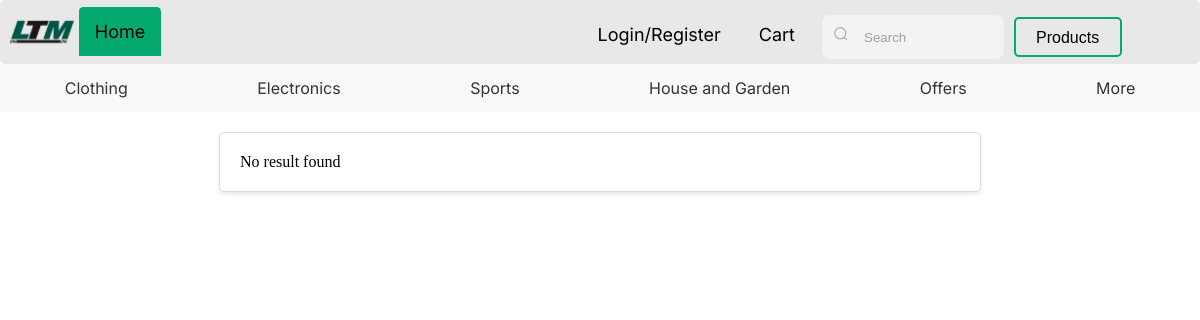
The page /pages/products_page/products.php?category=Clothing on the database as committed earlier.
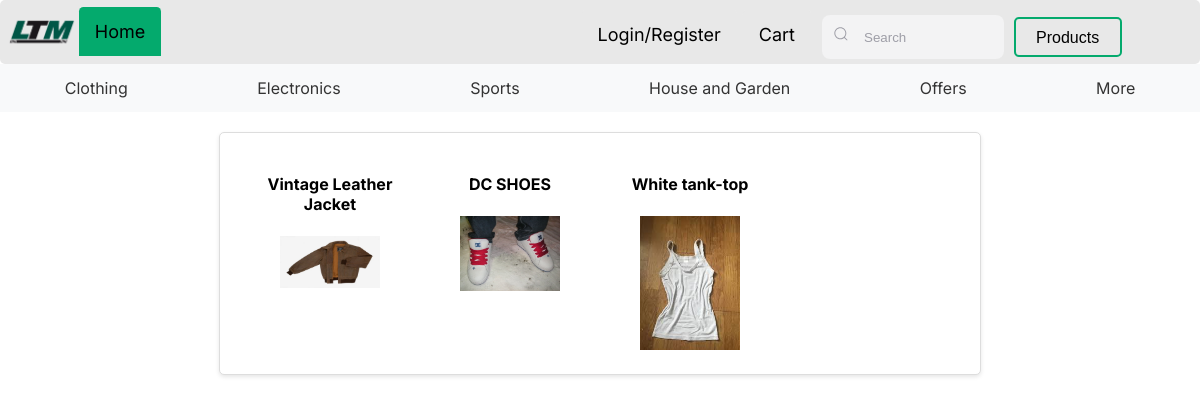
The same page on the database as committed later.
### tables this page shows
CREATE TABLE images(
    id INTEGER PRIMARY KEY AUTOINCREMENT,
    title VARCHAR(50) REFERENCES products(title),
    img_url VARCHAR DEFAULT '../../assets/images.png',--remover isto da db
    carousel_img VARCHAR DEFAULT '../../assets/images.png',
    product_id INTEGER,
    FOREIGN KEY (product_id) REFERENCES products(id)
);

CREATE TABLE products(
    id INTEGER PRIMARY KEY AUTOINCREMENT,
    title VARCHAR(255) NOT NULL,
    description TEXT NOT NULL,
    price DECIMAL(10, 2) NOT NULL,
    condition VARCHAR(50),
    category VARCHAR(100),
    seller_id INT NOT NULL,
    quantity INTEGER DEFAULT 1,
    created_at TIMESTAMP DEFAULT CURRENT_TIMESTAMP,
    updated_at TIMESTAMP DEFAULT CURRENT_TIMESTAMP
);

### pages/products_page/products.php (called while the page is built, shortened)
<?php
require '../../common/index_header.php';
require '../../templates/products_page.php';
$db = getDatabaseConnection();
if (isGetParamSet('category')) {
    $category = $_GET['category'];
    $query = 'SELECT p.id, p.title, i.carousel_img FROM products p JOIN images i ON p.id = i.product_id WHERE p.category = :category';
    $products = fetchDataAll($db, $query, [':category' => $category]);
}
drawHeader();
drawGridSection($results, $products);
?>

### utils/getters.php (called while the page is built, shortened)
<?php
function isGetParamSet($paramName)
{
    return isset($_GET[$paramName]);
}
function fetchDataAll($db, $query, $params = [])
{
    $stmt = $db->prepare($query);
    $stmt->execute($params);
    return $stmt->fetchAll(PDO::FETCH_ASSOC);
}
?>

### templates/products_page.php (the view)
<?php
function drawGridSection($results, $products) {
    echo '<section class="grid-container">';
    if (!empty($results)) {
        foreach ($results as $result) {
            $id = $result['id'];
            echo '<section class="grid-item">';
            echo '<a href="product_profile.php?id=' . $id . '"><h4 style="border: 1px solid red">' . $result['title'] . '</h4></a>';
            $image_url = $result['carousel_img'];
            echo '<a href="product_profile.php?id=' . $id . '"><img src="' . $image_url . '"></a>';
            echo '</section>';
        }
    } elseif (!empty($products)) {
        foreach ($products as $product) {
            $id = $product['id'];
            echo '<section class="grid-item">';
            echo '<a href="product_profile.php?id=' . $id . '"><h4>' . $product['title'] . '</h4></a>';
            $image_url = $product['carousel_img'];
            echo '<a href="product_profile.php?id=' . $id . '"><img src="' . $image_url . '"></a>';
            echo '</section>';
        }
    } else {
        echo 'No result found';
    }
    echo '</section>';
}
?>

### common/index_header.php (shortened to what this page needs)
<?php
require_once '../../utils/getters.php';
function drawHeader()
{
    drawHtmlStart();
    drawHeaderNavigation();
    drawFilters();
}
function drawHtmlStart()
{
    ?>
    <!doctype html>
    <html lang="en">
    <head>
        <link rel="stylesheet" href="../../../css/navstyle.css">
        <link rel="stylesheet" href="../../../css/carousel.css">
        <link rel="stylesheet" href="../../../css/container.css">
        <link rel="stylesheet" href="../../../css/filters.css">
        <link rel="stylesheet" href="../../../css/form.css">
        <link rel="stylesheet" href="../../../css/shopping_cart.css">
    </head>
    <?php
}
function drawHeaderNavigation()
{
    ?>
    <header>
        <?php drawNavbar(); ?>
    </header>
    <?php
}
function drawNavbar()
{
    ?>
    <nav id="navbar">
            <?php drawSidebarItems(); ?>
        <ul>
            <?php drawLogoAndMenuItems(); ?>
        </ul>
    </nav>
    <?php
}
function drawSidebarItems()
{
    ?>
    <?php drawSearch(); ?>
    <?php
}
function drawSearch()
{
    ?>
    <form method="post" action="../products_page/products.php" class="search-form">
        <section class="group">
            <input placeholder="Search" type="text" class="input" name="key">
            <select name="search_type" class="styled-select">
                <option value="products">Products</option>
            </select>
        </section>
    </form>
    <?php
}
function drawLogoAndMenuItems()
{
    ?>
    <li><img src='../../assets/ltm-logo-full.png'></li>
    <li class="hideOnMobile"><a class="active" href="../main_page/index.php">Home</a></li>
    <li class="right hideOnMobile">
    </li>
    <li class="right hideOnMobile">
        <a href="../cart/cart.php">Cart</a>
    </li>
    <?php
    if (isset($_SESSION['username'])) {
        echo '<li class="right hideOnMobile"><a href="../profile/profile.php">Profile</a></li>';
    } else {
        echo '<li class="right hideOnMobile"><a href="../login/register.php">Login/Register</a></li>';
    }
    ?>
    <?php
}
function drawFilters()
{ ?>
    <nav id="filters-bar">
        <ul>
            <li class="hideOnMobile"><a href="../products_page/products.php?category=Clothing">Clothing</a></li>
            <li class="hideOnMobile"><a href="../products_page/products.php?category=Electronics">Electronics</a></li>
            <li class="hideOnMobile"><a href="../products_page/products.php?category=Sports">Sports</a></li>
            <li class="hideOnMobile"><a href="../products_page/products.php?category=Home%20&%20Garden">House and
                    Garden</a></li>
            <li class="hideOnMobile"><a href="../products_page/products.php?category=Offers">Offers</a></li>
            <li class="hideOnMobile"><a href="../products_page/products.php?category=More">More</a></li>
        </ul>
    </nav>
    <?php
}
?>

### css/navstyle.css (style rules this page uses)
#navbar ul { list-style-type: none; margin: 0; padding: 7px; padding-bottom: 0px; padding-right: 70px; overflow: hidden; background-color: #e8e8e8; border-radius: 5px; }
#navbar ul li { float: left; height: 51px; padding-right: 0px; }
#navbar ul li a.active { background-color: #04aa6d; }
#navbar ul li.right { float: right; margin: 3px; }
#navbar ul li a:before { content: ""; position: absolute; left: 50%; transform: translateX(-50%) scaleY(1) scaleX(1.25); top: 100%; width: 140%; height: 180%; background-color: rgba(0, 0, 0, 0.05); border-radius: 50%; display: block; transition: all 0.5s 0.1s cubic-bezier(0.55, 0, 0.1, 1); z-index: -1; }
#navbar ul li a:after { content: ""; position: absolute; left: 55%; transform: translateX(-50%) scaleY(1) scaleX(1.45); top: 180%; width: 160%; height: 190%; background-color: #04aa6d; border-radius: 50%; display: block; transition: all 0.5s 0.1s cubic-bezier(0.55, 0, 0.1, 1); z-index: -1; }
form { margin:0 auto; }
img { padding: 0px; margin: 0px; height: 100%; width: auto; }
.input { width: 100%; height: 40px; line-height: 28px; padding: 0 1rem; padding-left: 2.5rem; border: 2px solid transparent; border-radius: 8px; outline: none; background-color: #f3f3f4; color: #0d0c22; transition: .3s ease; }
.input::placeholder { color: #9e9ea7; }
.icon { position: absolute; left: 1rem; top: 1rem; fill: #9e9ea7; width: 1rem; height: 1rem; }
.search-form { display: flex; align-items: center; }
.group { display: flex; align-items: center; position: relative; max-width: 300px; padding: 5px; }
.group .styled-select { margin-left: 10px; height: 40px; }
.styled-select { appearance: none; -webkit-appearance: none; -moz-appearance: none; padding: 10px 20px; font-size: 16px; border: 2px solid #04aa6d; border-radius: 5px; background-color: #e8e8e8; color: black; cursor: pointer; transition: border-color 0.3s ease; }

### css/container.css (style rules this page uses)
.grid-container { display: grid; width: 60%; margin: 5rem auto; margin-top:2rem; grid-template-columns: repeat(auto-fill, minmax(25%, 1fr)); grid-gap: 0%; }
.grid-item a { font-family: "Inter", sans-serif; display: block; text-align: center; text-decoration: none; color:black; }
.grid-item { overflow: hidden; width: 80%; margin: 0 auto; }
.grid-item img { width: 70%; height: auto; max-width: 100%; transition: width 0.5s, height 0.5s; }

### css/filters.css (style rules this page uses)
#filters-bar ul { list-style-type: none; margin: 0; padding: 0; background-color: #f8f9fa; overflow: hidden; display: grid; grid-auto-flow: column; }
#filters-bar li a { display: block; font-family: "Inter", sans-serif; color: #333; text-align: center; padding: 14px 16px; text-decoration: none; }

### css/shopping_cart.css (style rules this page uses)
.grid-container { max-width: 800px; margin: 20px auto; padding: 20px; background-color: #fff; border: 1px solid #ddd; border-radius: 5px; box-shadow: 0 2px 4px rgba(0, 0, 0, 0.1); }

Rows that differ between the two databases and show on the page:
added images: product.title "Vintage Leather Jacket", carousel_img (picture)
added images: product.title "DC SHOES", carousel_img (picture)
added images: product.title "White tank-top", carousel_img (picture)
Other text that changed with them:
text no longer shown: "No result found"
